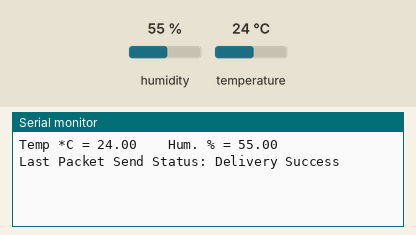
This sketch was run on a simulated ESP32. On the bench: the last lines printed to the serial monitor. The inputs (shaded band) are chosen by the test bench; at power-on: humidity 55 %, temperature 24 °C.

Above: at 1.2 s.
1.3 s: humidity set to 22 %
At 2.6 s:
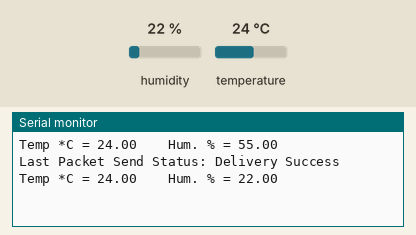
2.8 s: temperature set to 12 °C
At 3.8 s:
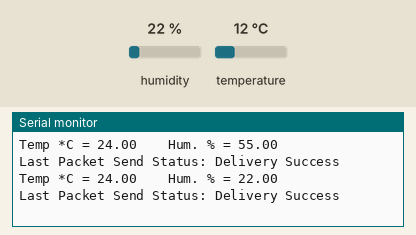
4.3 s: humidity set to 40 %
At 5.9 s:
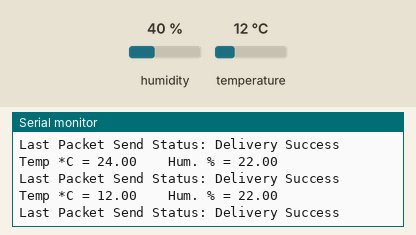
Timing chart, 0 to 7.4 s (numbered marks = the images above; inputs shaded):
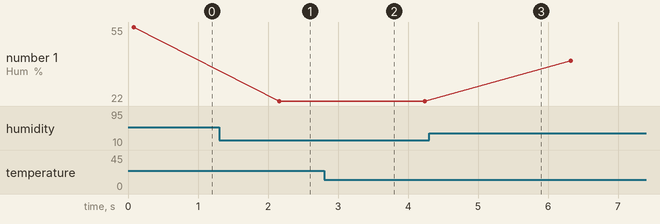

Measured:
- after the input at 1.3 s, the serial monitor: prints a new line after 0.86 s (image 1)
- plotted number 1: 55 → 22 after the input at 1.3 s, 22 → 40 after the input at 4.3 s

The sketch:

sht3X_espnow_SEND.ino
```cpp
//board 3 mac e0:5a:1b:54:d8:44

//#################################### IMPORT LIBS###################################
#include <Wire.h>
#include "Adafruit_SHT31.h"
#include <esp_now.h>
#include <WiFi.h>

//#################################### PUBLIC DECLARATION ###################################
Adafruit_SHT31 sht31 = Adafruit_SHT31();

typedef struct struct_message {
  float temperature;
  float humidity;
} struct_message;

// Create a struct_message to hold the data to send
struct_message dataToSend;

// MAC address of the receiver (replace with your receiver's MAC address)
uint8_t broadcastAddress[] = { 0x80, 0x7d, 0x3a, 0xfc, 0xe5, 0xd4 };

//#################################### FUNCTION DECLARATION ###################################

// Callback function when data is sent
void onDataSent(const uint8_t *mac_addr, esp_now_send_status_t status) {
  Serial.print("\nLast Packet Send Status: ");
  Serial.println(status == ESP_NOW_SEND_SUCCESS ? "Delivery Success" : "Delivery Fail");
}

//#################################### INIT ###################################

void setup() {
  // Initialize serial monitor
  Serial.begin(115200);

  // Initialize the SHT31 sensor
if (!sht31.begin(0x45)) {
    Serial.println("Failed to Initialize the chip, please confirm the wire connection");
    delay(500);
  }

  // Set ESP32 to Wi-Fi Station mode
  WiFi.mode(WIFI_STA);

  // Initialize ESP-NOW
  if (esp_now_init() != ESP_OK) {
    Serial.println("Error initializing ESP-NOW");
    return;
  }

  // Register the send callback
  esp_now_register_send_cb(onDataSent);

  // Register the peer
  esp_now_peer_info_t peerInfo;
  memcpy(peerInfo.peer_addr, broadcastAddress, 6);
  peerInfo.channel = 0;
  peerInfo.encrypt = false;

  // Add peer
  if (esp_now_add_peer(&peerInfo) != ESP_OK) {
    Serial.println("Failed to add peer");
    return;
  }
}

//#################################### LOOP ###################################

void loop() {
  // Read temperature and humidity values
  dataToSend.temperature = sht31.readTemperature();
  dataToSend.humidity = sht31.readHumidity();

  float t = sht31.readTemperature();
  float h = sht31.readHumidity();

  if (! isnan(t)) {  // check if 'is not a number'
    Serial.print("Temp *C = "); Serial.print(t); Serial.print("\t\t");
  } else {
    Serial.println("Failed to read temperature");
  }

  if (! isnan(h)) {  // check if 'is not a number'
    Serial.print("Hum. % = "); Serial.println(h);
  } else {
    Serial.println("Failed to read humidity");
  }

  delay(1000);

  // Send the data via ESP-NOW
  esp_now_send(broadcastAddress, (uint8_t *)&dataToSend, sizeof(dataToSend));

  // Wait for a second before sending the next data
  delay(1000);
}
```
